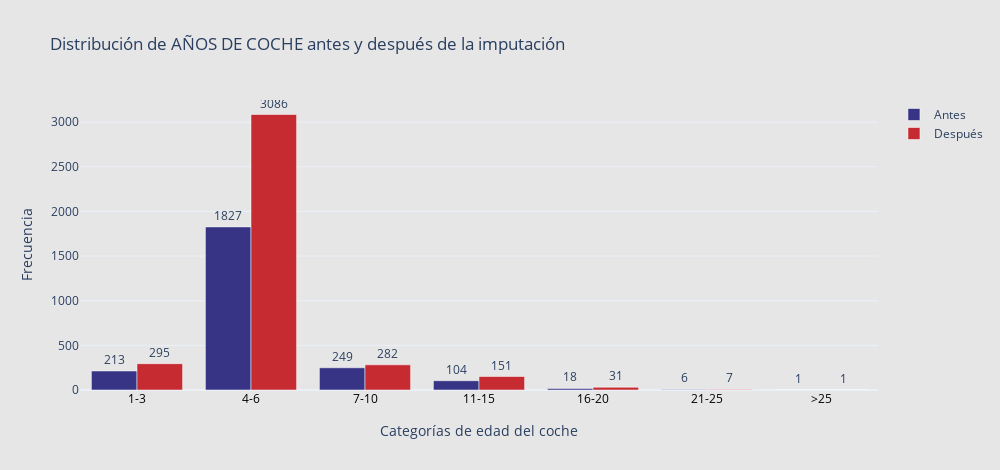

The cell this chart's notebook holds for it:
### Markdown cell above
**Visualización: distribución antes y después de la imputación**

### Code cell
# Distribución antes y después de la imputación
antes_vals = df_antes['edad_coche'].value_counts().sort_index()
despues_vals = df_bmw['edad_coche'].value_counts().sort_index()

# Convertir índices en cadenas si es necesario (para evitar problemas en el eje X)
x_labels = [str(i) for i in antes_vals.index]

fig = go.Figure()

# Barras antes
fig.add_trace(go.Bar(
    x=x_labels,
    y=antes_vals.values,
    name='Antes',
    marker_color='#373485',
    text=antes_vals.values,
    textposition='outside',
    opacity=1,
))

# Barras después
fig.add_trace(go.Bar(
    x=x_labels,
    y=despues_vals.reindex(antes_vals.index, fill_value=0).values,
    name='Después',
    marker_color='#c52b30',
    text=despues_vals.reindex(antes_vals.index, fill_value=0).values,
    textposition='outside',
    opacity=1,
))

# Configuración del gráfico
fig.update_layout(
    title="Distribución de AÑOS DE COCHE antes y después de la imputación",
    xaxis_title="Categorías de edad del coche",
    yaxis_title="Frecuencia",
    barmode='group',
    template='plotly_white',
    width=1000,
    height=470,
    plot_bgcolor='#e6e6e7',
    paper_bgcolor='#e6e6e7',
    xaxis=dict(
        tickfont=dict(color='black'),
        title_standoff=20
    )
)

fig.show()

### Figure 1 — Plotly figure (JSON) as saved in the notebook; plotly's stock layout.template omitted (floating-point values rounded to 4 significant figures)
{"data": [{"marker": {"color": "#373485"}, "name": "Antes", "opacity": 1, "text": [213.0, 1827.0, 249.0, 104.0, 18.0, 6.0, 1.0], "textposition": "outside", "type": "bar", "x": ["1-3", "4-6", "7-10", "11-15", "16-20", "21-25", ">25"], "y": [213, 1827, 249, 104, 18, 6, 1]}, {"marker": {"color": "#c52b30"}, "name": "Después", "opacity": 1, "text": [295.0, 3086.0, 282.0, 151.0, 31.0, 7.0, 1.0], "textposition": "outside", "type": "bar", "x": ["1-3", "4-6", "7-10", "11-15", "16-20", "21-25", ">25"], "y": [295, 3086, 282, 151, 31, 7, 1]}], "layout": {"barmode": "group", "height": 470, "paper_bgcolor": "#e6e6e7", "plot_bgcolor": "#e6e6e7", "title": {"text": "Distribución de AÑOS DE COCHE antes y después de la imputación"}, "width": 1000, "xaxis": {"tickfont": {"color": "black"}, "title": {"standoff": 20, "text": "Categorías de edad del coche"}}, "yaxis": {"title": {"text": "Frecuencia"}}}}
